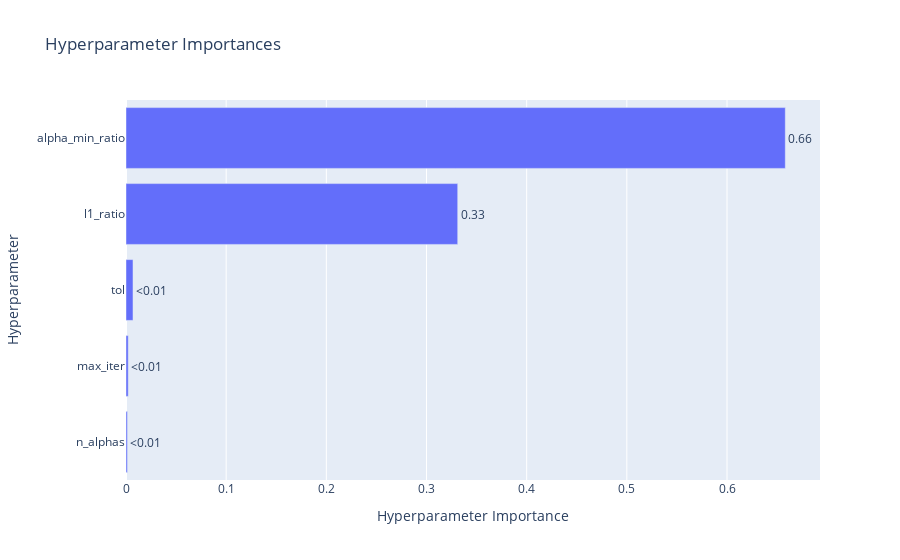

Write notebook code for a chart like this one.
### Code cell
fig = plot_param_importances(study)
fig.show()

### Figure 1 — Plotly figure (JSON) as saved in the notebook; plotly's stock layout.template omitted (floating-point values rounded to 4 significant figures)
{"data": [{"cliponaxis": false, "hovertemplate": ["n_alphas (IntDistribution): 0.0014142074691919492<extra></extra>", "max_iter (IntDistribution): 0.002234912655846957<extra></extra>", "tol (FloatDistribution): 0.006980166547389147<extra></extra>", "l1_ratio (FloatDistribution): 0.3311693349245571<extra></extra>", "alpha_min_ratio (FloatDistribution): 0.6582013784030148<extra></extra>"], "name": "Objective Value", "orientation": "h", "text": ["<0.01", "<0.01", "<0.01", "0.33", "0.66"], "textposition": "outside", "x": [0.001414, 0.002235, 0.00698, 0.3312, 0.6582], "y": ["n_alphas", "max_iter", "tol", "l1_ratio", "alpha_min_ratio"], "type": "bar"}], "layout": {"title": {"text": "Hyperparameter Importances"}, "xaxis": {"title": {"text": "Hyperparameter Importance"}}, "yaxis": {"title": {"text": "Hyperparameter"}}}}
